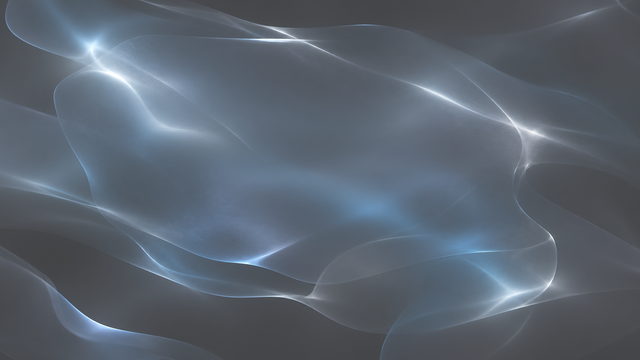
#> input picture assets/skin_glass.png, 640 x 360 px
$ python -i main.py   (imports and definitions only)
#> lines starting #> are read from the running program, lines starting #| are printed output that depends on the picture
### festival.py
"""节日限定：皮肤与不可删除日程只在节期内现身，过季自动删日程并让位。

日期按年查表（农历节日没法算，只能列）；表里没有的年份视为「今年没有这个节」，
宁可不上也不要上错日子。国庆固定 10-01，节期 09-28 ~ 10-08。
"""
from __future__ import annotations

from datetime import date, datetime, timedelta

MIDAUTUMN_ID = "midautumn"
MIDAUTUMN_THEME_ID = "midautumn"
MIDAUTUMN_TITLE = "中秋"
MIDAUTUMN_HOUR = 19
MIDAUTUMN_MINUTE = 0
# 农历八月十五对应公历（来源：万年历）；新增年份往这里加一行即可
_MIDAUTUMN_BY_YEAR: dict[int, date] = {
    2025: date(2025, 10, 6),
    2026: date(2026, 9, 25),
    2027: date(2027, 9, 15),
    2028: date(2028, 10, 3),
    2029: date(2029, 9, 22),
    2030: date(2030, 9, 12),
    2031: date(2031, 10, 1),
    2032: date(2032, 9, 19),
}
_MIDAUTUMN_LEAD_DAYS = 24  # 节前多少天开始进节期（2026: 09-01）
_MIDAUTUMN_TAIL_DAYS = 2  # 节后保留几天（2026: 09-27）

NATIONAL_ID = "nationalday"
NATIONAL_THEME_ID = "nationalday"
NATIONAL_TITLE = "国庆"
NATIONAL_HOUR = 8
NATIONAL_MINUTE = 0
_NATIONAL_LEAD_DAYS = 3  # 09-28
_NATIONAL_TAIL_DAYS = 7  # 10-08

DEFAULT_THEME_IDS = frozenset({"ghost"})
BONUS_PIN_IDS = frozenset({MIDAUTUMN_ID, NATIONAL_ID})

# 节日流程里写进 cfg 的易失键（过季时统一清掉，来年才会重新触发一次自动换皮）
STATE_KEY_SUFFIXES = ("_theme_offered", "_theme_auto", "_unpinned", "_kinetic_done", "_dismissed")


def _when(now: datetime | None) -> datetime:
    return now or datetime.now()


def _iso(d: date) -> str:
    return d.strftime("%Y-%m-%d")


# ---------- 中秋 ----------


def midautumn_day(year: int) -> date | None:
    return _MIDAUTUMN_BY_YEAR.get(int(year))


def midautumn_season(year: int) -> tuple[date, date] | None:
    d = midautumn_day(year)
    if d is None:
        return None
    return d - timedelta(days=_MIDAUTUMN_LEAD_DAYS), d + timedelta(days=_MIDAUTUMN_TAIL_DAYS)


def midautumn_date(now: datetime | None = None) -> str:
    """今年中秋的 YYYY-MM-DD；查不到返回空串。"""
    d = midautumn_day(_when(now).year)
    return _iso(d) if d else ""


# [4 lines left out: function midautumn_in_season, not called in this run]


def midautumn_past_season(now: datetime | None = None) -> bool:
    """节期之外一律视为「过季」：跨年残留的日程/皮肤也要清。"""
    return not midautumn_in_season(now)


# ---------- 国庆 ----------


def national_day(year: int) -> date:
    return date(int(year), 10, 1)


def national_season(year: int) -> tuple[date, date]:
    d = national_day(year)
    return d - timedelta(days=_NATIONAL_LEAD_DAYS), d + timedelta(days=_NATIONAL_TAIL_DAYS)


def national_date(now: datetime | None = None) -> str:
    return _iso(national_day(_when(now).year))


# [4 lines left out: function national_in_season, not called in this run]


def national_past_season(now: datetime | None = None) -> bool:
    return not national_in_season(now)


# ---------- 通用 ----------


# [6 lines left out: function locked_title, not called in this run]


def is_locked(sid: str) -> bool:
    return sid in BONUS_PIN_IDS


# [9 lines left out: function clear_state, not called in this run]


# 兼容旧引用（2026 年常量）；新代码请用 *_date()/*_season()
MIDAUTUMN_DATE = midautumn_date(datetime(2026, 1, 1))
NATIONAL_DATE = national_date(datetime(2026, 1, 1))
MIDAUTUMN_SEASON_START, MIDAUTUMN_SEASON_END = midautumn_season(2026)  # type: ignore[misc]
NATIONAL_SEASON_START, NATIONAL_SEASON_END = national_season(2026)

### mines.py
"""小游戏列表。规则在这里，不碰下班倒计时。"""
from __future__ import annotations

import random
import time
import tkinter as tk
import webbrowser

LEVELS = (
    {"id": "easy", "name": "初级", "rows": 9, "cols": 9, "mines": 10},
    {"id": "normal", "name": "中级", "rows": 16, "cols": 16, "mines": 40},
    {"id": "hard", "name": "高级", "rows": 16, "cols": 30, "mines": 99},
)
ROWS = LEVELS[0]["rows"]
COLS = LEVELS[0]["cols"]
MINES = LEVELS[0]["mines"]

# 浏览器精选：Fable 5.2 一类单文件/程序化小作与 3D 体验。
# 不打包进安装包，只打开系统浏览器 → 不占 WorkTimer 内存；吃显卡的是浏览器进程。
# Saltline 用作者镜像；多数游戏走 fable52；世界/索引走作者页或 awesome 列表。
SALTLINE_URL = "https://realcodebear.github.io/saltline-fable-5.2/"
FABLE52_PLAY = "https://fable52.games/play"
BROWSER_ARCADE_URL = "https://fable52.games/"
BROWSER_INDEX_URL = "https://github.com/fengyiqicoder/awesome-fable-5.2"
PORTALS_URL = "https://portals-endless-worlds.netlify.app/"
MIRROR_EARTH_URL = "https://www.spawn.co/@mattshumer/earth?room=local"

GAMES = (
    {
        "id": "mines",
        "name": "扫雷",
        "blurb": "左键翻开，右键插旗。初级、中级、高级都能选。",
        "kind": "local",
        "group": "本机",
    },
    {
        "id": "golf",
        "name": "高尔夫",
        "blurb": "只点不拖：牌面差 1 就能接，点牌堆翻一张。",
        "kind": "local",
        "group": "本机",
    },
    {
        "id": "pool",
        "name": "台球",
        "blurb": "按住白球往后拉，松开就打。彩球都进袋就过关。",
        "kind": "local",
        "group": "本机",
    },
    {
        "id": "saltline",
        "name": "港区射击",
        "blurb": "雨夜集装箱码头。点页面锁定鼠标后开始。",
        "kind": "browser",
        "group": "浏览器 · 射击",
        "tag": "FPS",
        "url": SALTLINE_URL,
    },
    {
        "id": "sublevel",
        "name": "地下变电",
        "blurb": "潮湿走廊 + 反光地面，三波悬浮无人机。体积只有约 128KB。",
        "kind": "browser",
        "group": "浏览器 · 射击",
        "tag": "FPS",
        "url": f"{FABLE52_PLAY}/sublevel-07-fps-repro",
    },
    {
        "id": "transport",
        "name": "运输船",
        "blurb": "经典运输船图，浏览器里和人机混战。",
        "kind": "browser",
        "group": "浏览器 · 射击",
        "tag": "FPS",
        "url": f"{FABLE52_PLAY}/transport-ship-3d",
    },
    {
        "id": "mothlight",
        "name": "蛾光竞速",
        "blurb": "雨夜赛博城穿光门，五个区十二道门。",
        "kind": "browser",
        "group": "浏览器 · 其它",
        "tag": "竞速",
        "url": f"{FABLE52_PLAY}/mothlight",
    },
    {
        "id": "soccer",
        "name": "口袋足球",
        "blurb": "七人制 3D，有裁判、越位和点球。",
        "kind": "browser",
        "group": "浏览器 · 其它",
        "tag": "运动",
        "url": f"{FABLE52_PLAY}/pocket-soccer-3d",
    },
    {
        "id": "evensong",
        "name": "晚祷对决",
        "blurb": "淹水教堂里的灵魂系单 Boss。",
        "kind": "browser",
        "group": "浏览器 · 其它",
        "tag": "动作",
        "url": f"{FABLE52_PLAY}/evensong",
    },
    {
        "id": "waterkeeps",
        "name": "水中所留",
        "blurb": "灯笼小船漂过多重梦境河段，偏氛围。",
        "kind": "browser",
        "group": "浏览器 · 其它",
        "tag": "氛围",
        "url": f"{FABLE52_PLAY}/what-the-water-keeps",
    },
    {
        "id": "qingyun",
        "name": "青云御剑",
        "blurb": "云海上御剑采灵，点亮宗门。",
        "kind": "browser",
        "group": "浏览器 · 其它",
        "tag": "飞行",
        "url": f"{FABLE52_PLAY}/qingyun-sword-flight",
    },
    {
        "id": "tidebell",
        "name": "潮钟",
        "blurb": "驾驶小潜器下潜，唤醒七口潮钟。",
        "kind": "browser",
        "group": "浏览器 · 其它",
        "tag": "探索",
        "url": f"{FABLE52_PLAY}/tidebell",
    },
    {
        "id": "wusuo",
        "name": "雾锁山门",
        "blurb": "雪夜山门武侠动作小品。",
        "kind": "browser",
        "group": "浏览器 · 其它",
        "tag": "武侠",
        "url": f"{FABLE52_PLAY}/wusuo-shanmen",
    },
    {
        "id": "portals",
        "name": "无尽传送门",
        "blurb": "几百个程序化世界串着漂，偏氛围逛图。",
        "kind": "browser",
        "group": "浏览器 · 体验",
        "tag": "世界",
        "url": PORTALS_URL,
    },
    {
        "id": "mirror",
        "name": "镜像地球",
        "blurb": "体素地球可走可开可飞；在 Spawn 里开，吃配置。",
        "kind": "browser",
        "group": "浏览器 · 体验",
        "tag": "沙盒",
        "url": MIRROR_EARTH_URL,
    },
    {
        "id": "pelican",
        "name": "鹈鹕骑车",
        "blurb": "海岸线上骑复古车追鱼，轻一点的小品。",
        "kind": "browser",
        "group": "浏览器 · 体验",
        "tag": "小品",
        "url": f"{FABLE52_PLAY}/pelican-on-a-bike",
    },
    {
        "id": "bayhaven",
        "name": "湾港纪事",
        "blurb": "开放世界犯罪题材，作者托管页里玩。",
        "kind": "browser",
        "group": "浏览器 · 体验",
        "tag": "开放",
        "url": f"{FABLE52_PLAY}/bayhaven",
    },
    {
        "id": "dustfall",
        "name": "尘落西部",
        "blurb": "西部开放世界：骑马、狩猎、打牌。",
        "kind": "browser",
        "group": "浏览器 · 体验",
        "tag": "开放",
        "url": f"{FABLE52_PLAY}/dustfall",
    },
)

GAME_GROUPS = ("本机", "浏览器 · 射击", "浏览器 · 其它", "浏览器 · 体验")


def games_in_group(group: str) -> list[dict]:
    return [g for g in GAMES if g.get("group") == group]


# [9 lines left out: function open_browser_game, not called in this run]

_NUM = {
    1: "#7eb6ff",
    2: "#7dcea0",
    3: "#ff8b8b",
    4: "#c9a6ff",
    5: "#ffc46b",
    6: "#5fd0d0",
    7: "#f0f3f8",
    8: "#8b93a5",
}
_HIDDEN = "#2a3142"
_OPEN = "#12151c"
_FLAG = "#ffc46b"
_BOOM = "#c4552a"


class Board:
    """第一下不会踩雷。翻开所有非雷格即过关，旗子插错不影响判定。"""

    # [24 lines left out: functions __init__, neighbors, not called in this run]

    def around(self, r: int, c: int) -> int:
        return sum(1 for rr, cc in self.neighbors(r, c) if self.mine[rr][cc])

    # [45 lines left out: functions _lay, _cleared, _flood, reveal, toggle_flag, not called in this run]

    def flags(self) -> int:
        return sum(sum(1 for f in row if f) for row in self.flag)


def cell_side(cols: int, rows: int) -> int:
    """格子别大过初级的 28，也别小过能点中的 16。高级因此不用上百个控件。"""
    return max(16, min(28, 520 // max(1, cols), 440 // max(1, rows)))


def reset_session() -> None:
    """测试或主动清档。关掉窗口不会清，下一把还能接着玩。"""
    _SAVE.clear()
    _SAVE.update({"page": "list", "level": LEVELS[0]["id"], "mines": {}, "golf": None, "pool": None})
    import pool
    pool.set_guide_lines(False)
#> (this line was passed over: pool is not available in this run)
#> further down, picture is the input picture: PIL image 640x360 RGBA; mean R, G, B, A 45.1, 57.9, 73, 200


_SAVE: dict = {}
reset_session()


# [64 lines left out: functions _level, mines_slot, mines_in_progress, mines_elapsed, pause_mines_clock, resume_mines_clock and 1 more, not called in this run]


def golf_in_progress() -> bool:
    board = _SAVE.get("golf")
    return board is not None and bool(getattr(board, "moved", False)) and not getattr(board, "won", False)


# [8 lines left out: function pool_board, not called in this run]


def pool_in_progress() -> bool:
    board = _SAVE.get("pool")
    return board is not None and bool(getattr(board, "moved", False)) and not getattr(board, "won", False)


def _clock_text(elapsed: float) -> str:
    sec = max(0, int(elapsed))
    return f"{sec // 60:02d}:{sec % 60:02d}"


# [359 lines left out: function open_games, not called in this run]

### main.py
"""透明下班倒计时：桌面置顶小窗，点一下设置今天下班时间。"""
from __future__ import annotations

import ctypes
import os
import ssl
import sys
import threading
import time
import tkinter as tk
from datetime import date, datetime, timedelta
from pathlib import Path
from tkinter import messagebox

from PIL import Image, ImageChops, ImageFont

import activity
import attachments
import autostart
import backdrop
import boot_ok
import changelog
import cursor_trail
import desktop_shortcut
import festival
import feedback
import flex_time
import hydrate
import key_hide
import kinetic
import layered_win
import memos
import meow
import mines
import ornaments
import power_save
import schedules
import share
import single_instance
import skin_settings
import store
import suofen
import themes
import ticker
import uninstall
import updater
import worklog
from card_ui import (
    _CARD_ACCENT,
    _CARD_BG,
    _CARD_BTN,
    _CARD_FG,
    _CARD_MUTED,
    _Anchor,
    _ask_offwork_setup,
    _card_btn,
    _card_dialog,
    _fit_card,
    _geom_wh,  # noqa: F401  测试从 main 里取
    _hide_open_card,
    _offscreen_bounds,  # noqa: F401  测试从 main 里取
    _pack_err_line,
    _pack_full_text,
    _park_card,
    _reveal_card,
    _run_card_modal,
)
from schedule_ui import ScheduleDialogMixin
from update_ui import UpdateDialogMixin
from version import APP_VERSION
from worklog_ui import WorklogDialogMixin

FPS = 60
IDLE_FPS = 30
_LEGACY_SIZES = {"s": (248, 92), "m": (320, 118), "l": (400, 148)}


_FONT_CACHE: dict[float, ImageFont.ImageFont] = {}


def _font(size: float) -> ImageFont.ImageFont:
    """字号按 0.25 像素一档缓存。拉伸时字连续变大，又不用每帧重新读字体文件。"""
    key = round(float(size) * 4.0) / 4.0
    got = _FONT_CACHE.get(key)
    if got is not None:
        return got
    windir = Path(os.environ.get("WINDIR", r"C:\Windows")) / "Fonts"
    for name in ("msyhbd.ttc", "msyh.ttc", "msyh.ttf", "simhei.ttf"):
        try:
            got = ImageFont.truetype(str(windir / name), key)
            break
        except OSError:
            continue
    if got is None:
        got = ImageFont.load_default()
    _FONT_CACHE[key] = got
    return got


def _kinetic_font(w: int, n: int) -> ImageFont.ImageFont:
    n = max(1, n)
    return _font(max(16, min(40, int((w * 0.76) / n))))


_ALPHA_FLOOR_LUT = bytes([1] + list(range(1, 256)))
_HIT_MASK: dict[int, bytes] = {}


def _rgba_to_bgra(img: Image.Image) -> tuple[bytes, bytes]:
    """直接 RGBA → 预乘 BGRA。全部走 PIL 通道运算，比逐像素 Python 循环快约 10 倍。"""
    w, h = img.size
#> w = 640; h = 360
    r, g, b, a = img.split()
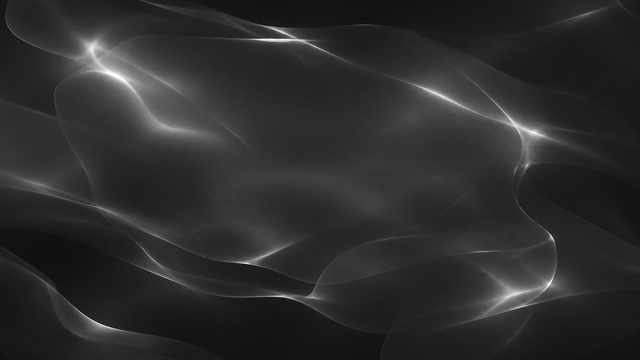
#> r: PIL image 640x360 L; min 12, max 255, mean 45.1
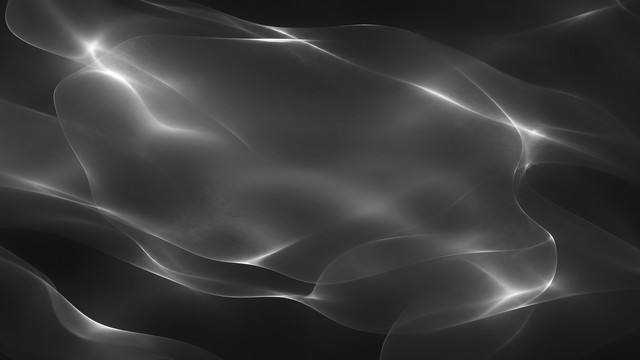
#> g: PIL image 640x360 L; min 13, max 255, mean 57.9
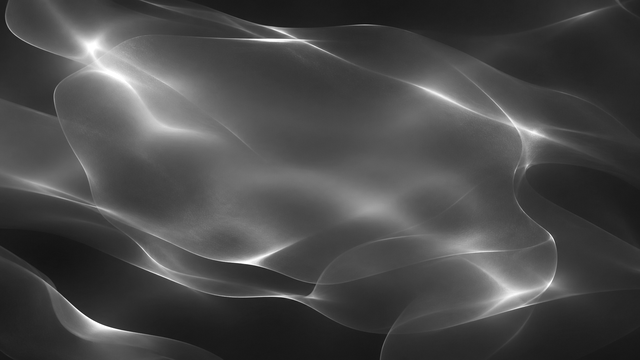
#> b: PIL image 640x360 L; min 14, max 255, mean 73
#> a: PIL image 640x360 L; every value is 200
    # 分层窗 alpha=0 的像素系统会点穿到后面的程序；整块区域至少留 1，肉眼看不出。
    a = a.point(_ALPHA_FLOOR_LUT)
    pm = Image.merge(
        "RGBA",
        (ImageChops.multiply(r, a), ImageChops.multiply(g, a), ImageChops.multiply(b, a), a),
    )
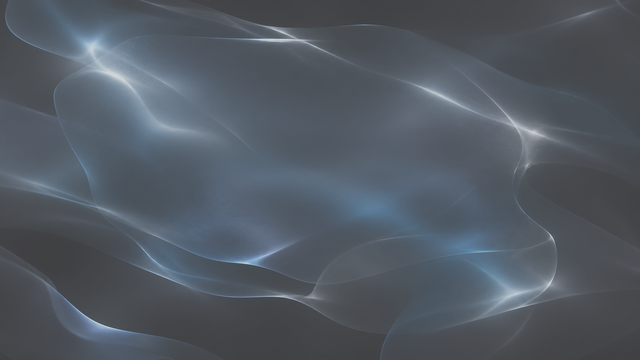
#> pm: PIL image 640x360 RGBA; mean R, G, B, A 34.9, 44.9, 56.8, 200; transparent parts drawn white
    n = w * h
#> n = 230400
    mask = _HIT_MASK.get(n)
    if mask is None:
        mask = b"\xff" * n
        if len(_HIT_MASK) > 4:
            _HIT_MASK.clear()
        _HIT_MASK[n] = mask
    return pm.tobytes("raw", "BGRA"), mask


# [2473 lines that did not run here, left out]


def _arg_path(flag: str) -> Path | None:
    argv = sys.argv[1:]
    if flag in argv:
        i = argv.index(flag)
        if i + 1 < len(argv) and argv[i + 1].strip():
            return Path(argv[i + 1].strip().strip('"'))
    return None


def main() -> None:
    sys.excepthook = lambda *args: store.append_log("".join(__import__("traceback").format_exception(*args)))
    updater.patch_legacy_proxy()
    try:
        WorkTimer().run()
    except Exception as e:  # noqa: BLE001
        store.log_exception("main", e)
        try:
            messagebox.showerror("下班倒计时", str(e))
        except Exception:
            pass


# [2 lines not run here, left out]

>>> from PIL import Image
>>> picture = Image.open('assets/skin_glass.png')
>>> result = _rgba_to_bgra(picture)
